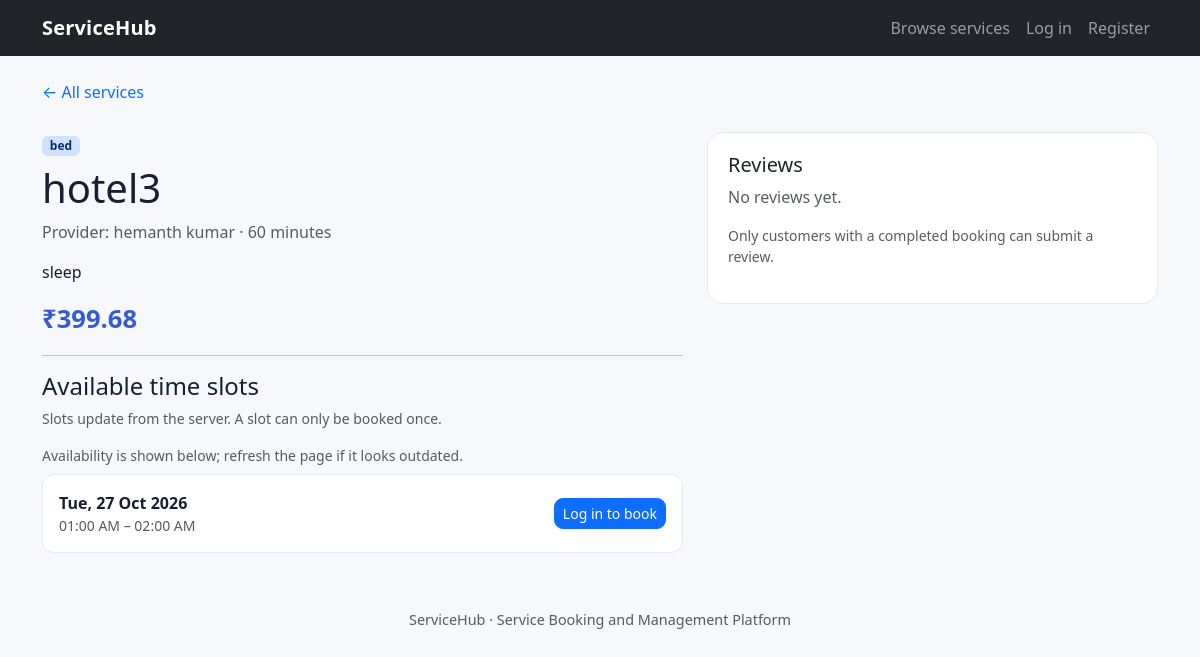
Screenshot of /services/3/ with the database file from the repository.
### bookings/models.py (models this page shows, shortened)
class Service(models.Model):
    provider = models.ForeignKey(settings.AUTH_USER_MODEL, on_delete=models.CASCADE, related_name="services")
    name = models.CharField(max_length=120)
    category = models.CharField(max_length=80)
    description = models.TextField()
    price = models.DecimalField(max_digits=9, decimal_places=2)
    duration_minutes = models.PositiveIntegerField(default=60)
    active = models.BooleanField(default=True)
    created_at = models.DateTimeField(auto_now_add=True)
    class Meta:
        ordering = ["category", "name"]

class AvailabilitySlot(models.Model):
    service = models.ForeignKey(Service, on_delete=models.CASCADE, related_name="slots")
    start_time = models.DateTimeField()
    end_time = models.DateTimeField()
    is_active = models.BooleanField(default=True)
    class Meta:
        ordering = ["start_time"]
        constraints = [
            models.UniqueConstraint(fields=["service", "start_time", "end_time"], name="unique_service_slot")
        ]

### bookings/views.py (the view)
# urls.py: path("services/<int:pk>/", views.service_detail, name="service_detail"),
def service_detail(request, pk):
    service = get_object_or_404(Service, pk=pk, active=True)
    slots = service.slots.filter(is_active=True, start_time__gte=timezone.now()).order_by("start_time")
    reviews = service.reviews.select_related("customer")
    form = ReviewForm()
    return render(request, "service_detail.html", {"service": service, "slots": slots, "reviews": reviews, "review_form": form})

### templates/service_detail.html (shortened to what this page needs)
{% extends "base.html" %}{% block title %}{{ service.name }} | ServiceHub{% endblock %}{% block content %}
<a href="{% url 'home' %}" class="text-decoration-none">← All services</a><div class="row g-4 mt-1"><div class="col-lg-7"><span class="badge bg-primary-subtle text-primary-emphasis">{{ service.category }}</span><h1 class="mt-2">{{ service.name }}</h1><p class="text-muted">Provider: {{ service.provider.get_full_name|default:service.provider.username }} · {{ service.duration_minutes }} minutes</p><p>{{ service.description }}</p><div class="price-tag">₹{{ service.price }}</div><hr><h2 class="h4">Available time slots</h2><p class="text-muted small">Slots update from the server. A slot can only be booked once.</p>
<div id="slotStatus" class="small text-muted mb-2">Loading current availability…</div>
{% for slot in slots %}<div class="slot-row d-flex justify-content-between align-items-center gap-3 mb-2"><div><strong>{{ slot.start_time|date:"D, d M Y" }}</strong><div class="text-muted small">{{ slot.start_time|date:"h:i A" }} – {{ slot.end_time|date:"h:i A" }}</div></div>{% if user.is_authenticated %}<form method="post" action="{% url 'book_slot' slot.id %}" class="d-flex gap-2">{% csrf_token %}<input name="notes" class="form-control form-control-sm" placeholder="Optional note" maxlength="300"><button class="btn btn-primary btn-sm" type="submit">Request booking</button></form>{% else %}<a class="btn btn-primary btn-sm" href="{% url 'login' %}?next={{ request.path }}">Log in to book</a>{% endif %}</div>{% empty %}<div class="alert alert-warning">No future slots are currently listed.</div>{% endfor %}</div>
<div class="col-lg-5"><div class="card"><div class="card-body"><h2 class="h5">Reviews</h2>{% for review in reviews %}<div class="border-bottom py-2"><strong>{{ review.customer.username }}</strong><span class="text-warning ms-2">{{ review.rating }}/5 ★</span><p class="mb-1">{{ review.comment }}</p></div>{% empty %}<p class="text-muted">No reviews yet.</p>{% endfor %}<p class="small text-muted mt-3">Only customers with a completed booking can submit a review.</p></div></div></div></div>
<script>window.serviceSlotsApi="{% url 'available_slots_api' service.pk %}";</script>{% endblock %}

### static/css/style.css (style rules this page uses)
:root { --brand:#3659d9;--ink:#172033 }
body { background:#f6f8fc;color:var(--ink) }
.card { border:1px solid #e5e9f2;border-radius:16px }
.card-body { padding:1.25rem }
.btn { border-radius:9px }
.price-tag { font-size:1.6rem;font-weight:700;color:var(--brand) }
.slot-row { background:#fff;border:1px solid #e5e9f2;padding:1rem;border-radius:12px }

### rows the page displays
Service: category "bed", name "hotel3", provider.get_full_name "hemanth kumar", duration_minutes "60", description "sleep", price "399.68"
AvailabilitySlot: start_time "Tue, 27 Oct 2026", start_time "01:00 AM", end_time "02:00 AM"
